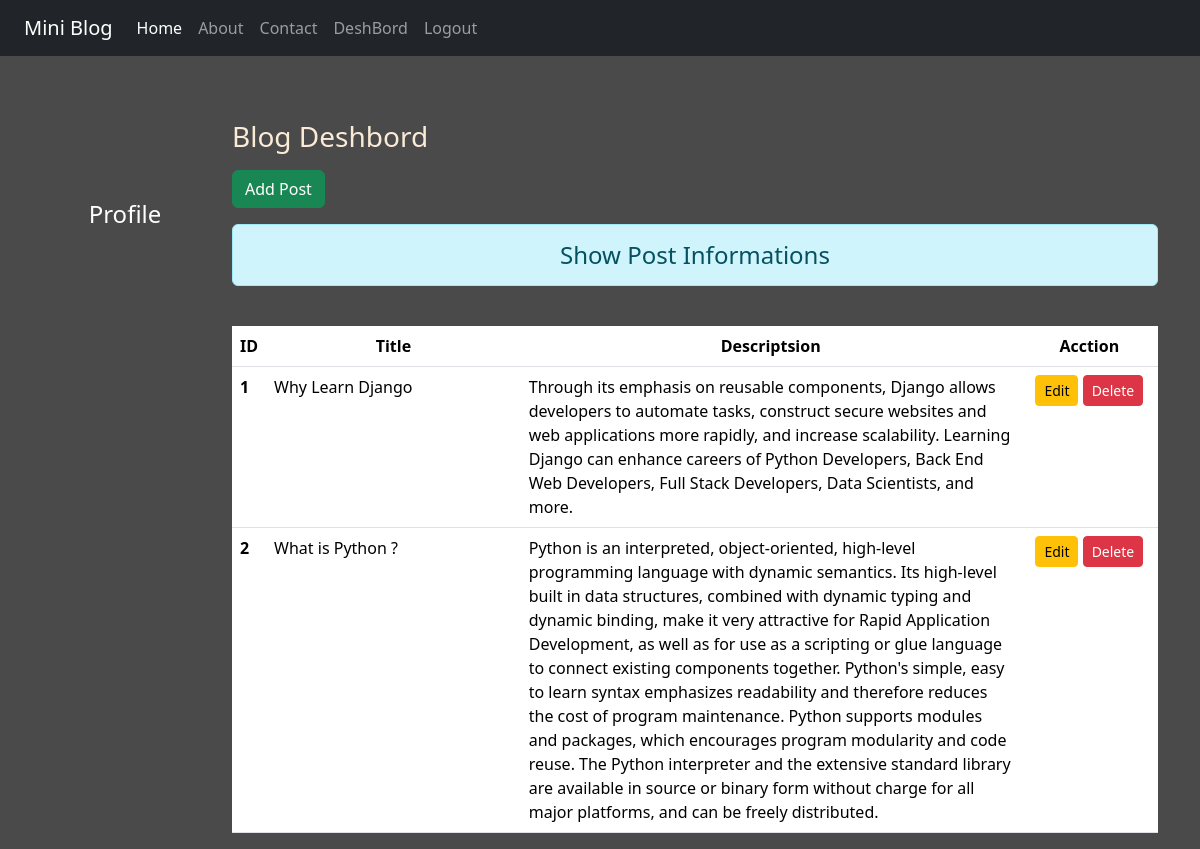
Page /deshbord/ (signed in) on the earlier database version.
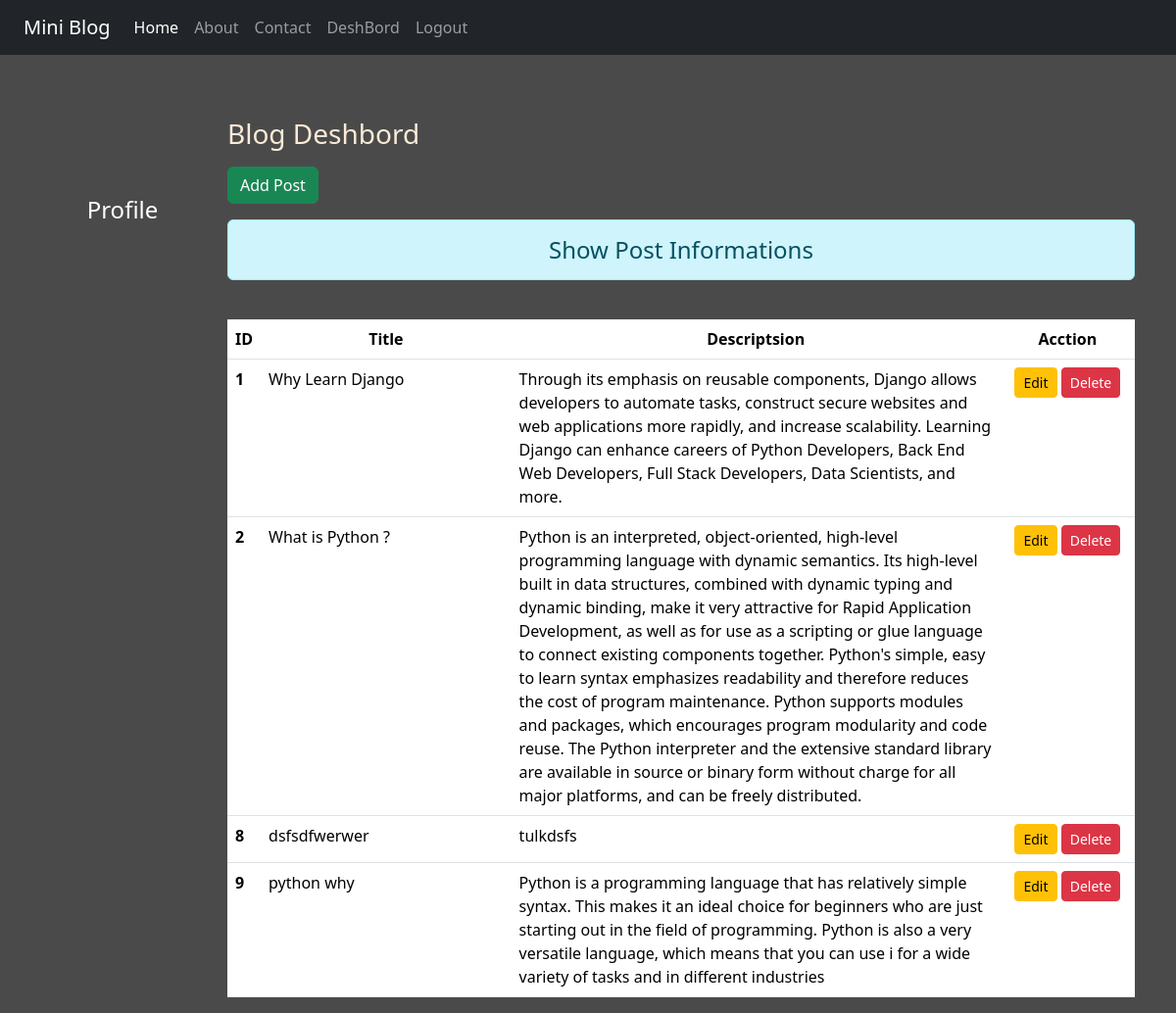
Same page on the later database version.
### blogapp/models.py (models this page shows)
class Post(models.Model):
    title = models.CharField(max_length=200)
    description = models.TextField()

### blogapp/views.py (the view)
# urls.py: path('deshbord/', views.deshbord, name='deshbord'),
def deshbord(request):
    if request.user.is_authenticated:
        posts = Post.objects.all()
        user = request.user
        full_name = user.get_full_name()
        gps = user.groups.all()
        return render(request, 'blogapp/deshbord.html',{'posts':posts,'name':full_name,'group':gps})
    else:
        return HttpResponseRedirect('/login/')

### blogapp/templates/blogapp/deshbord.html (shortened to what this page needs)
{% extends "blogapp/base.html" %}
{% load static %}
        {% block side %}
        <div class="col-sm-2 text-white my-5 text-center ">
            <h4 class= 'my-5'>Profile</h4>
        </div>
        {% endblock side %}
{% block content %}
<div class="col-sm-10">
    <h3 class="my-3">Blog Deshbord</h3>
    <a href="{% url 'addpost' %}" class="btn btn-success">Add Post</a>
    <h4 class="text-center alert alert-info mt-3">Show Post Informations</h4>
    {% if posts %}
    <table class="table">
        <thead>
          <tr class="text-center">
            <th scope="col" style="width: 2%">ID</th>
            <th scope="col" style="width: 28%">Title</th>
            <th scope="col" style="width: 55%">Descriptsion</th>
            <th scope="col" style="width: 15%">Acction</th>
          </tr>
        </thead>
        <tbody>
            {% for post in posts %}
            <tr>
                <th scope="row">{{post.id}}</th>
                <td>{{post.title}}</td>
                <td>{{post.description}}</td>
                <td class= 'text-center'>
                    <a href="{% url 'editpost' post.id %}" class= 'btn btn-warning btn-sm'>Edit</a>
                    {% if perms.blogapp.delete_post %}
                    <form action="{% url 'deletepost' post.id %}" class='d-inline' method="post">
                        <input type="submit" class= 'btn btn-danger btn-sm' value="Delete">
                    </form>
                    {% endif %}
                </td>
            </tr>
            {% endfor %} <br>
        </tbody>
    </table>
    {% else %}
    <h3 class= 'alert alert-danger text-center'>Empty Post</h3>
    {% endif %}
</div>
{% endblock content %}

Differences in the rows shown:
added Post: id "8", title "dsfsdfwerwer", description "tulkdsfs"
added Post: id "9", title "python why", description "Python is a programming language that has relatively simple syntax. This makes it an ideal choice for beginners who are just starting out in the field of programming. Python is also a very versatile language, which means that you can use i for a wide variety of tasks and in different industries"
